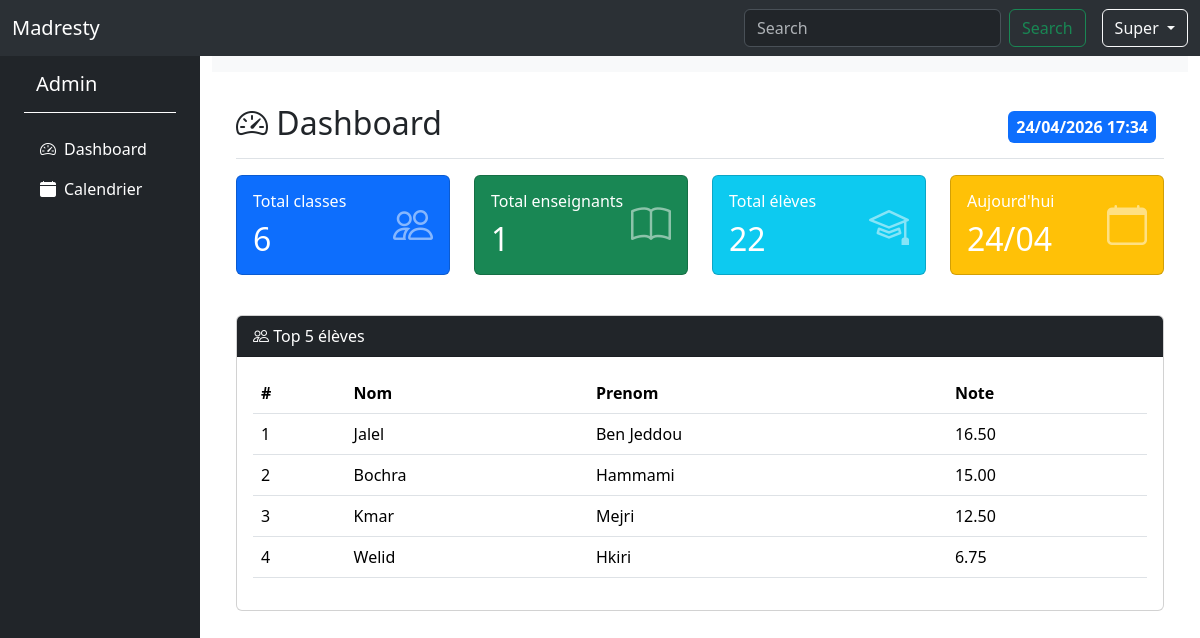
The page /administrateur/dashboard (signed in) on the database its author committed.
### tables this page shows
CREATE TABLE `notes` (
  `eleveId` int(11) NOT NULL,
  `classeId` int(11) NOT NULL,
  `matierreId` int(11) NOT NULL,
  `note` decimal(4,2) NOT NULL CHECK (`note` between 0 and 20),
  `dateNote` date NOT NULL DEFAULT curdate()
);

CREATE TABLE `eleves` (
  `id` int(11) NOT NULL,
  `nom` varchar(100) NOT NULL,
  `prenom` varchar(100) NOT NULL,
  `classe` varchar(5) NOT NULL,
  `idClasse` int(11) NOT NULL
);

### App/Controllers/AdministrateurController.php (called while the page is built, shortened)
<?php
    class AdministrateurController {
        private ?Administrateur $admin;
        public function __construct(){
            if(isset($_SESSION["user"]['id'])){
                $this->admin = Administrateur::findByUserId($_SESSION["user"]['id']);
            }
        }
        public function dashboard(){
            $nbEleves = $this->admin->nombreTotaleEleve();
            $nbClasses = $this->admin->nombreTotaleClasse();
            $nbEns = $this->admin->nombreTotaleEns();
            $results = $this->admin->top5();
            $view = "dashboard";
            require_once __DIR__ . '/../../plain.inc.php';
        }
    }

### autoLoad.php (called while the page is built, shortened)
<?php
    spl_autoload_register(function($className){
        $basePath = __DIR__ . "/App/";
        $prefix = "App\\";
        $len = strlen($prefix);
        $relativeClass = substr($className, $len);
        $relativePath = str_replace('\\', '/', $relativeClass);
        $extensions = ['.class.php', '.php'];
        foreach($extensions as $extension){
            $file = $basePath . $relativePath . $extension;
            if(file_exists($file)){
                return;
            }
        }
        });

### App/Core/DataBase.class.php (called while the page is built, shortened)
<?php
    class DataBase {
        private static ?PDO $instance = null;
        private $host;
        private $user;
        private $pwd;
        private $dbName;
        private function __construct(){
            $config = require __DIR__ . '/../../Config/database.php';
            $this->host = $config["host"];
            $this->user = $config["username"];
            $this->pwd = $config["password"];
            $this->dbName = $config["dbname"];
        }
        public static function getConnection() : PDO {
            if(self::$instance === null){
                $db = new self();
                self::$instance = $db->connect();
            }
            return self::$instance;
        }
        protected function connect(){
            try{
                $dsn = 'mysql:host=' . $this->host . ';dbname=' . $this->dbName;
                $pdo = new PDO($dsn, $this->user, $this->pwd);
                $pdo->setAttribute(PDO::ATTR_DEFAULT_FETCH_MODE, PDO::FETCH_ASSOC);
                return $pdo;
            }catch(PDOException $e){
                die("Erreur de connexion à la base de données : " . $e->getMessage());
            }
        }
    }

### App/Models/Administrateur.class.php (called while the page is built, shortened)
<?php
    class Administrateur extends User {
        public static function findByUserId(int $userId) : ?Administrateur {
            $admin = new self();
            $sql = "SELECT * FROM admins WHERE user_id = ?";
            $data = $admin->fetchOne($sql, [$userId]);
            if($data && !empty($data)){
                foreach($data as $key => $value){
                    if(property_exists($admin, $key)){
                        if(($key === 'dateDemabauche') && !empty($value)){
                            $admin->$key = new DateTime($value);
                        }elseif($key !== 'dateDemabauche') {
                            $admin->$key = $value;
                        }
                    }
                }
            }
            $sqlUser = "SELECT id, nom, prenom, email, numeroDeTelephon, role, passwordHash, failedAttempts FROM users WHERE id = ?";
            $userData = $admin->fetchOne($sqlUser, [$userId]);
            if($userData && !empty($userData)){
                foreach($userData as $key => $value){
                    if(property_exists($admin, $key)){
                        $admin->$key = $value;
                    }
                }
            }
            return $admin;
        }
        public function nombreTotaleEleve() : int {
            $result = $this->fetchIt("SELECT COUNT(id) as totale FROM eleves");
            return $result ? (int)$result['totale'] : 0;
        }
        public function nombreTotaleClasse() : int {
            $result = $this->fetchIt("SELECT COUNT(id) as totale FROM classes");
            return $result ? (int)$result['totale'] : 0;
        }
        public function nombreTotaleEns() : int {
            $result = $this->fetchIt("SELECT COUNT(id) as totale FROM enseignants");
            return $result ? (int)$result['totale'] : 0;
        }
        public function top5() : array {
            $result = $this->fetchThem("SELECT e.nom, e.prenom, n.note
                                      FROM eleves e
                                      JOIN notes n
                                      ON e.id = n.eleveId
                                      ORDER BY n.note DESC
                                      LIMIT 5;");
            return $result;
        }
    }

### App/Core/BaseModel.class.php (called while the page is built, shortened)
<?php
    abstract class BaseModel {
        protected PDO $db;
        public function __construct(){
            $this->db = DataBase::getConnection();
        }
        protected function get(string $sql){
            $stmt = $this->db->prepare($sql);
            $stmt->execute();
            return $stmt;
        }
        protected function fetchIt(string $sql){
            $stmt = $this->get($sql);
            return $stmt->fetch();
        }
        protected function fetchThem(string $sql){
            $stmt = $this->get($sql);
            return $stmt->fetchAll();
        }
}

### Views/Admin/Dashboard.php (the view)
<div class="container">
    <div class="d-flex justify-content-between flex-wrap flex-md-nowrap align-items-center pt-3 pb-2 mb-3 border-bottom">
        <h1 class="h2">
            <i class="bi bi-speedometer2"></i> Dashboard
        </h1>
        <div class="btn-toolbar mb-2 mb-md-0">
            <div class="btn-group me-2">
                <span class="badge bg-primary fs-6 p-2">
                    <?= date('d/m/Y H:i') ?>
                </span>
            </div>
        </div>
    </div>
    <div class="row mb-4">
        <div class="col-md-3 mb-3">
            <div class="card text-white bg-primary">
                <div class="card-body">
                    <div class="d-flex justify-content-between align-items-center">
                        <div>
                            <h6 class="card-title">Total classes</h6>
                            <h2 class="mb-0"><?= $nbClasses ?? 0 ?></h2>
                        </div>
                        <i class="bi bi-people fs-1 opacity-50"></i>
                    </div>
                </div>
            </div>
        </div>
        <div class="col-md-3 mb-3">
            <div class="card text-white bg-success">
                <div class="card-body">
                    <div class="d-flex justify-content-between align-items-center">
                        <div>
                            <h6 class="card-title">Total enseignants</h6>
                            <h2 class="mb-0"><?= $nbEns ?? 0 ?></h2>
                        </div>
                        <i class="bi bi-book fs-1 opacity-50"></i>
                    </div>
                </div>
            </div>
        </div>
        <div class="col-md-3 mb-3">
            <div class="card text-white bg-info">
                <div class="card-body">
                    <div class="d-flex justify-content-between align-items-center">
                        <div>
                            <h6 class="card-title">Total élèves</h6>
                            <h2 class="mb-0"><?= $nbEleves ?? 0 ?></h2>
                        </div>
                        <i class="bi bi-mortarboard fs-1 opacity-50"></i>
                    </div>
                </div>
            </div>
        </div>
        <div class="col-md-3 mb-3">
            <div class="card text-white bg-warning">
                <div class="card-body">
                    <div class="d-flex justify-content-between align-items-center">
                        <div>
                            <h6 class="card-title">Aujourd'hui</h6>
                            <h2 class="mb-0"><?= date('d/m') ?></h2>
                        </div>
                        <i class="bi bi-calendar fs-1 opacity-50"></i>
                    </div>
                </div>
            </div>
        </div>
    </div>
    <div class="row">
        <div class="col-12">
            <div class="card">
                <div class="card-header bg-dark text-white">
                    <i class="bi bi-people"></i> Top 5 élèves
                </div>
                <div class="card-body">
                    <?php if(!empty($results)): ?>
                        <div class="table-responsive">
                            <table class="table table-hover">
                                <thead>
                                    <tr>
                                        <th>#</th>
                                        <th>Nom</th>
                                        <th>Prenom</th>
                                        <th>Note</th>
                                    </tr>
                                </thead>
                                <tbody>
                                    <?php $i = 1; foreach($results as $result => $valeur): ?>
                                    <tr>
                                        <td><?= $i++ ?></td>
                                        <td><?= htmlspecialchars($valeur['nom']) ?></td>
                                        <td><?= htmlspecialchars($valeur['prenom']) ?></td>
                                        <td><?= htmlspecialchars($valeur['note']) ?></td>
                                    </tr>
                                    <?php endforeach; ?>
                                </tbody>
                            </table>
                        </div>
                    <?php else: ?>
                        <div class="alert alert-info">Aucune classe affectée.</div>
                    <?php endif; ?>
                </div>
            </div>
        </div>
    </div>
</div>

### index.php (shortened to what this page needs)
<?php
    require_once __DIR__ . '/autoload.php';
    $url = $_GET["url"] ?? '';
    switch ($url){
        case 'administrateur/dashboard':
            $controller = new AdministrateurController();
            $controller->dashboard();
            break;
        }

### plain.inc.php (shortened to what this page needs)
<!DOCTYPE html>
<html lang="fr">
<head>
    <link rel="stylesheet" href="https://cdn.jsdelivr.net/npm/bootstrap@5.3.8/dist/css/bootstrap.min.css">
    <link rel="stylesheet" href="https://cdn.jsdelivr.net/npm/bootstrap-icons@1.13.1/font/bootstrap-icons.min.css">
</head>
<body>
    <?php
        if(isset($_SESSION["user"]) && !empty($_SESSION["user"])){
            switch($_SESSION["user"]['role']){
                case 'ADMIN':
                    $role = 'Admin';
                    $opt = "<a class='nav-link text-white' href='/pfa/administrateur/dashboard'>
                                <i class='bi bi-speedometer2'></i><span class='d-none d-sm-inline ms-2'>Dashboard</span>
                            </a>
                            <a class='nav-link text-white' href='/pfa/administrateur/calendar'>
                                <i class='bi bi-calendar-fill'></i><span class='d-none d-sm-inline ms-2'>Calendrier</span>
                            </a>";
                    break;
            }
            require_once 'Views/Partials/toolbar.inc.php';
        }else{
            require_once 'Views/Partials/navbar.inc.php';
        }
    ?>
    <div class="container-fluid">
        <div class="row" style="height: 100vh;">
            <div class="col-2 col-sm-3 col-xl-2 bg-dark">
                <div class="container">
                    <nav class="navbar bg-dark border-bottom border-white mb-3" data-bs-theme="dark">
                        <div class="container-fluid">
                            <a href="" class="navbar-brand"><?= $role; ?></a>
                        </div>
                    </nav>
                    <nav class="nav flex-column">
                    <?= $opt; ?>
                    </nav>
                </div>
            </div>
            <div class="col-10 col-sm-9 col-md-10">
                <nav class="navbar navbar-expand-lg bg-body-tertiary mb-3">
                </nav>
                <div class="container">
        <?php
        $viewPath = __DIR__ . '/Views/'. $role . '/' . $view . '.php';
        if(file_exists($viewPath)) {
            require_once $viewPath;
        }
        ?>
                </div>
        </div>
    </div>
</body>
</html>

### Views/Partials/toolbar.inc.php (shortened to what this page needs)
<nav class="navbar navbar-expand-lg bg-body-tertiary" data-bs-theme="dark">
    <div class="container-fluid">
        <a class="navbar-brand" href="Home">Madresty</a>
        <div class="collapse navbar-collapse" id="navbarSupportedContent">
            <form class="d-flex me-3" role="search">
                <input class="form-control me-2" type="search" placeholder="Search" aria-label="Search">
                <button class="btn btn-outline-success" type="submit">Search</button>
            </form>
            <?php if(isset($_SESSION["user"])): ?>
                <div class="dropdown">
                    <button class="btn btn-outline-light dropdown-toggle" type="button" data-bs-toggle="dropdown" aria-expanded="false">
                        <?= htmlspecialchars($_SESSION["user"]['prenom'] ?? $_SESSION["user"]['nom']) ?>
                    </button>
                </div>
            <?php else: ?>
                <a href="login" class="btn btn-outline-primary">Se connecter</a>
            <?php endif; ?>
        </div>
    </div>
</nav>

### rows shown on the page
notes: eleveId.nom "Jalel", eleveId.prenom "Ben Jeddou", note "16.50"
notes: eleveId.nom "Bochra", eleveId.prenom "Hammami", note "15.00"
notes: eleveId.nom "Kmar", eleveId.prenom "Mejri", note "12.50"
notes: eleveId.nom "Welid", eleveId.prenom "Hkiri", note "6.75"

### other values the page prints
$_SESSION["user"]['prenom'] "Super"
$role "Admin"
$nbClasses "6"
$nbEns "1"
$nbEleves "22"
